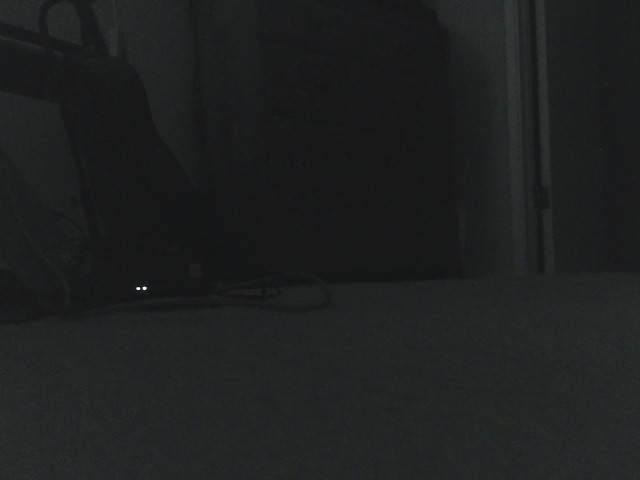
#> input picture align/cam2_arducam_align_image_1m.jpg, 640 x 480 px; its folder holds 4 pictures in this run; the run also reads 1 picture not shown here
$ jupyter execute cam_align.ipynb   (older library calls are emulated)
#> lines starting #> are read from the running program, lines starting #| are printed output that depends on the picture
### figure out how to get the misregistration between two images  20250909 CJH

[cell 1]
import cv2, numpy as np
import glob
import matplotlib.pyplot as plt

[cell 2]
files = glob.glob('align\*.jpg')
files

[cell 3]
ref_img = cv2.imread(files[3], cv2.IMREAD_GRAYSCALE)  # cam2
#> ref_img: shape (480, 640); min 1, max 255, mean 31.5
mov_img = cv2.imread(files[1], cv2.IMREAD_GRAYSCALE)  # cam1

[cell 4]
def estimate_shift(ref, mov):
    # returns (dx, dy) so that translating mov by (-dx,-dy) aligns to ref
    A = cv2.cvtColor(ref, cv2.COLOR_BGR2GRAY) if ref.ndim==3 else ref
    B = cv2.cvtColor(mov, cv2.COLOR_BGR2GRAY) if mov.ndim==3 else mov
    A, B = A.astype(np.float32), B.astype(np.float32)
    win = cv2.createHanningWindow((A.shape[1], A.shape[0]), cv2.CV_32F)
    (dx, dy), _ = cv2.phaseCorrelate(A*win, B*win)
#> dx = 47.71; dy = -49.73
    return dx, dy

[cell 5]
# example usage:
dx, dy = estimate_shift(ref_img, mov_img)
#> dx = 47.71; dy = -49.73
M = np.float32([[1,0,-dx],[0,1,-dy]])                 # note the minus sign
#> M = [[1, 0, -47.71], [0, 1, 49.73]]
aligned = cv2.warpAffine(mov_img, M, (ref_img.shape[1], ref_img.shape[0]))
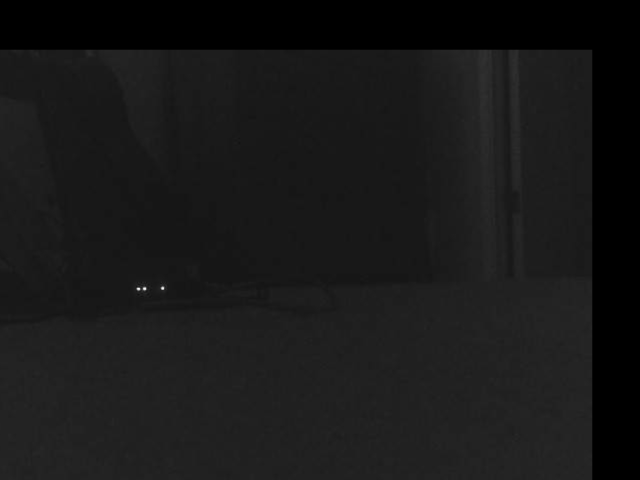
#> aligned: shape (480, 640); min 0, max 248, mean 24.3
aligned

[cell 6]
# this is what we need for shifting
dx, dy
#> Out = (47.71, -49.73)

[cell 7]
ref_img.shape
#> Out = (480, 640)

[cell 8]
fig, axs = plt.subplots(2,2, figsize=(8,8))
ax = axs.flatten()
ax[0].imshow(ref_img, cmap='gray')
ax[1].imshow(mov_img, cmap='gray')
ax[2].imshow(aligned, cmap='gray')
fig.tight_layout()
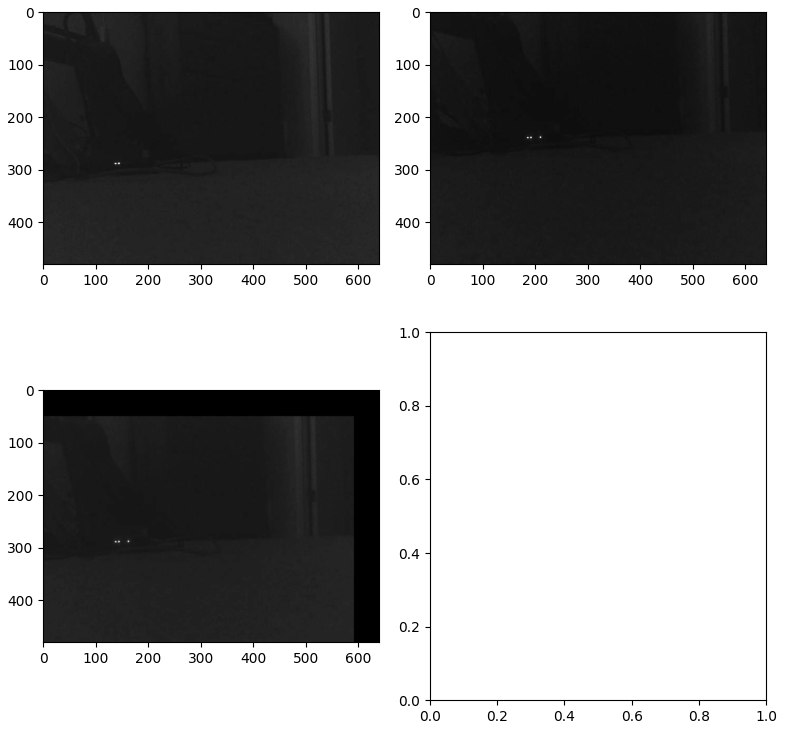
#> figure drawn by matplotlib, 3 panels
